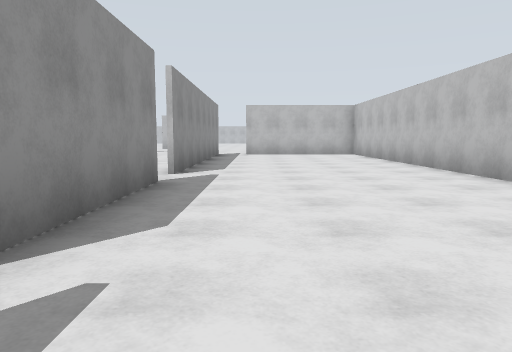
view 1 (above)

24 first-person views from a walk through a world built for the Gazebo simulator. The camera is 1.2 m above the floor, tilts 6° down and sees 70° across. The floor is counted in squares, 2 m on a side. Each view is taken from the middle of a square. On the plan, view 1 faces up. The plan holds only what a view shows up to about 10 squares ahead; the rest is blank. The place goes on beyond the plan. Some stock models are drawn as simple stand-ins.

view 2
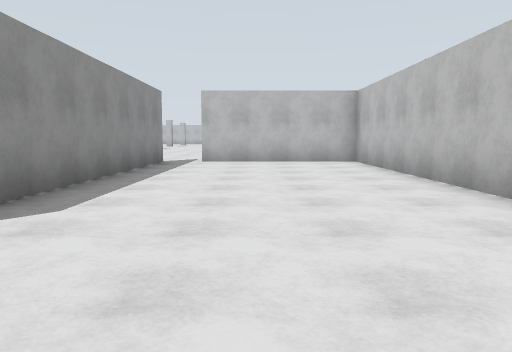

view 3
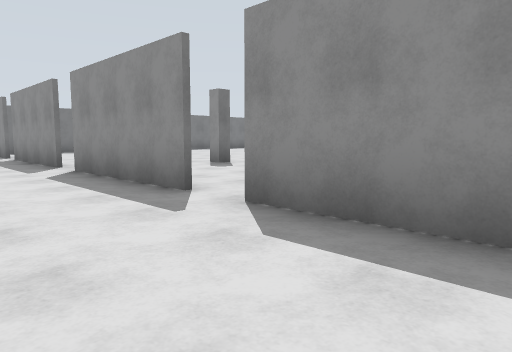

view 4
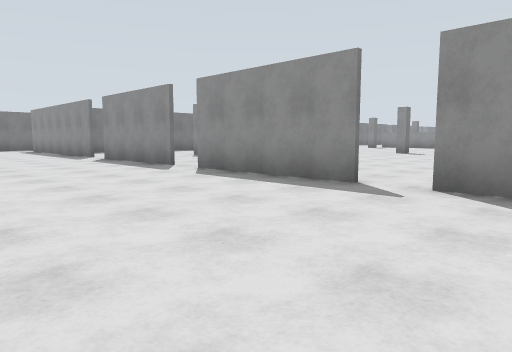

view 5
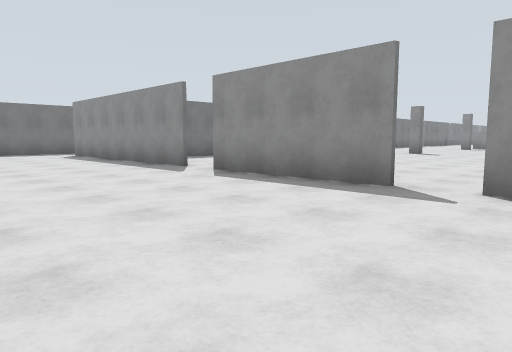

view 6
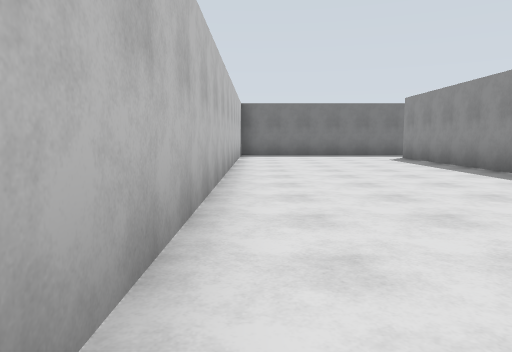

view 7
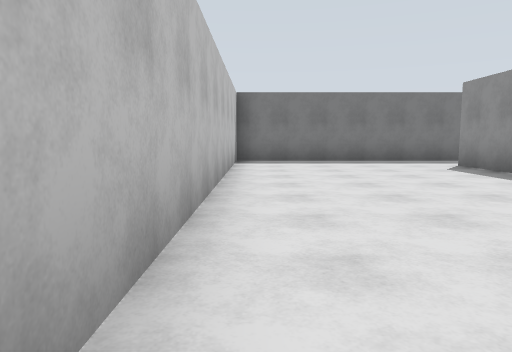

view 8
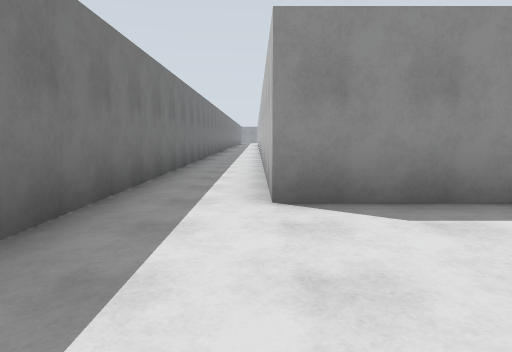

view 9
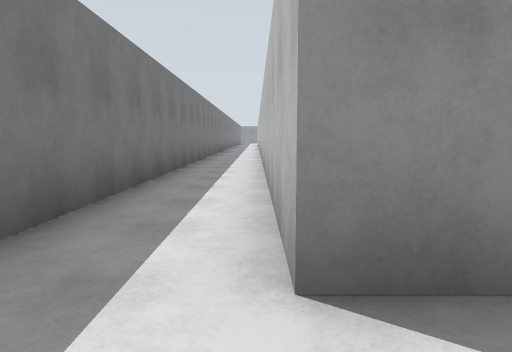

view 10
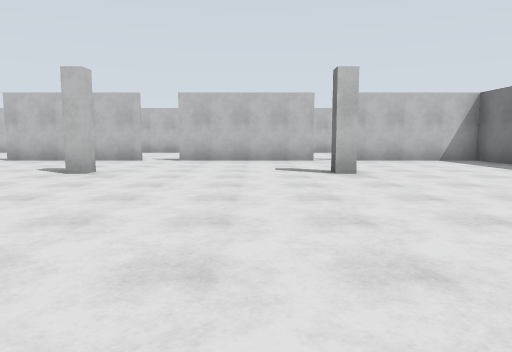

view 11
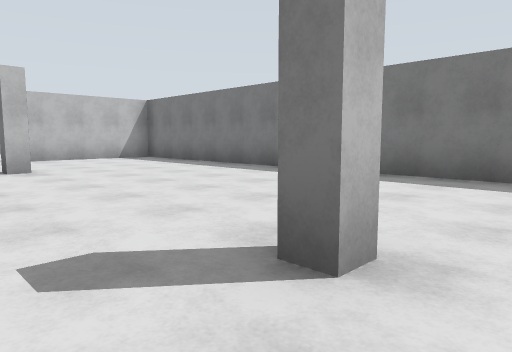

view 12
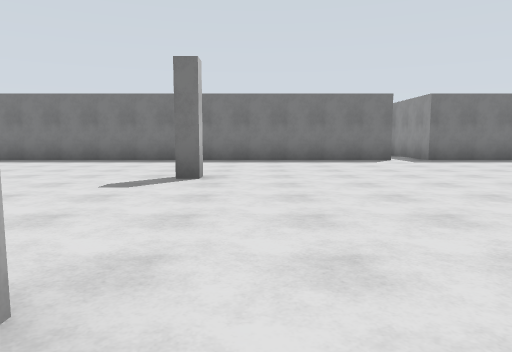

view 13
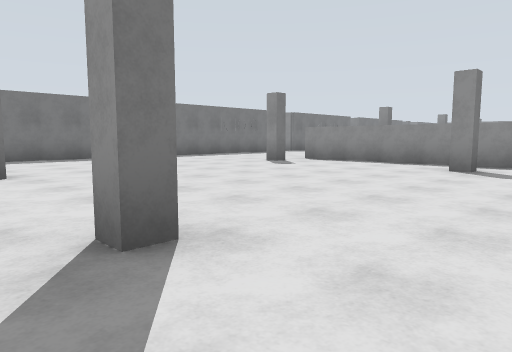

view 14
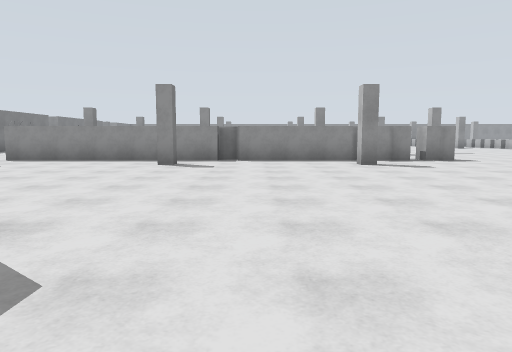

view 15
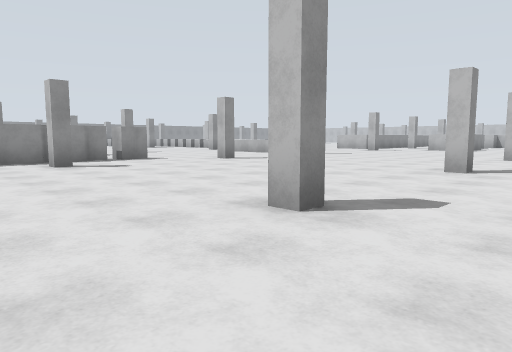

view 16
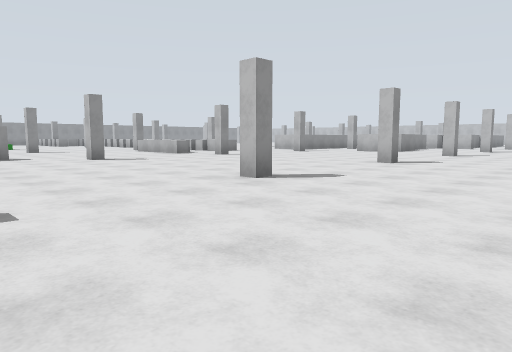

view 17
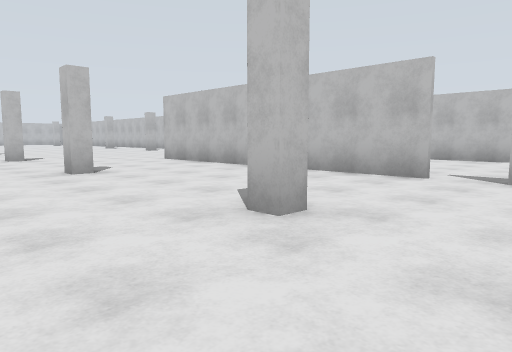

view 18
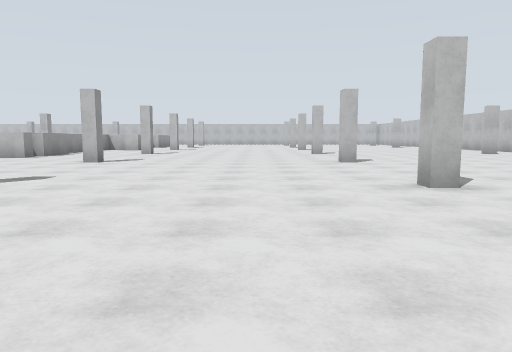

view 19
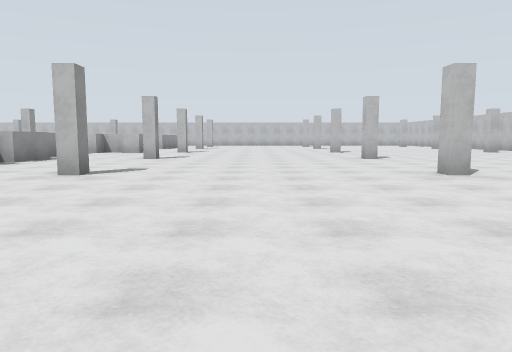

view 20
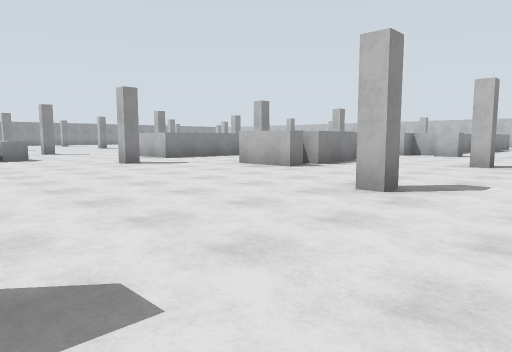

view 21
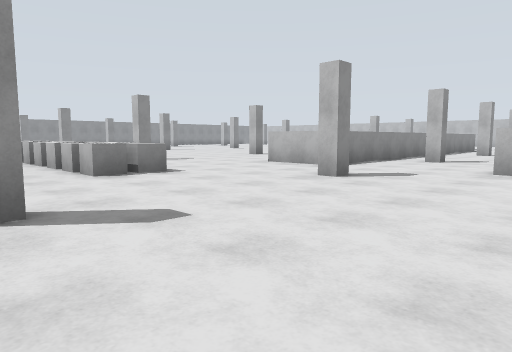

view 22
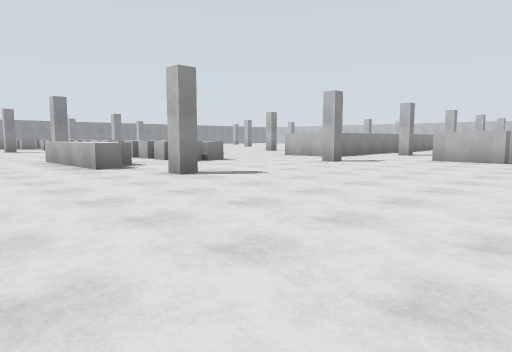

view 23
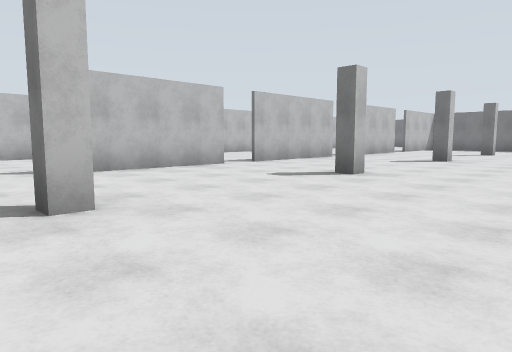

view 24
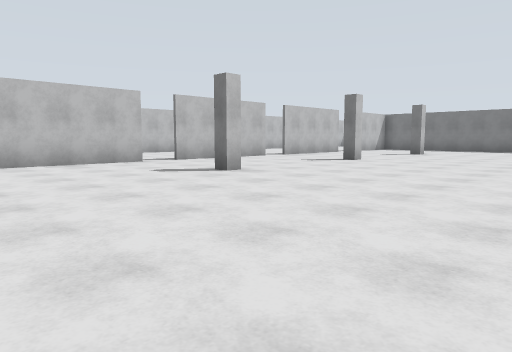

### Floor plan
Points are (right, up) in squares from view 1. A wall is a line through its corners. A room is listed if a view was taken in it or the views show most of it. See-through windows are left out.
Room 1 (views 1, 2, 3, 4, 5, 6, 7, 8, 9)
walls: (-1.4, -3.9) (-1.4, -7.5); (-1.4, -8.4) (-1.4, -14.8) (-9, -14.8); (-1.4, 0.6) (-1.4, -3); (3.5, 4.2) (3.5, 13.1) (-0.4, 13.1); (-1.4, 5) (-1.4, 1.5); (-10, -16.5) (3.5, -16.5) (3.5, -4.6); (-1.4, 13.2) (-1.4, 6)
ways out: opening at (-1, -8) to room 2; opening at (-1, 1) to room 2; gap at (-1, -3.5) to room 2; gap at (-1, 5.5) to room 2
Room 2 (views 10, 11, 12, 13, 14, 15, 16, 17, 18, 19, 20, 21, 22, 23, 24)
walls: (-10.8, 6.2) (-10.8, 5.8) (-11.2, 5.8); (-10.8, 1.8) (-10.8, 1.3) (-11.2, 1.3); (-10.8, 10.8) (-10.8, 10.3) (-11.2, 10.3); (-17.1, 6.2) (-17.1, 5.8) (-17.5, 5.8); (-4.5, 5.8) (-4.9, 5.8) (-4.9, 6.2) (-4.5, 6.2); (-17.1, 1.8) (-17.1, 1.3) (-17.5, 1.3); (-4.9, 1.2) (-4.9, 1.7) (-4.5, 1.7); (-18.5, 4.4) (-18.5, 3.5); (-18.5, 3.1) (-18.5, 2.1); (-11.2, -2.8) (-10.8, -2.8) (-10.8, -3.2); (-18.5, 1.6) (-18.5, -1.5); (-4.5, 10.3) (-4.9, 10.3) (-4.9, 10.8); (-17.1, 10.8) (-17.1, 10.3) (-17.5, 10.3); (-1.5, 5.9) (-1.5, 8.2); (-4.9, -2.8) (-4.6, -2.8) (-4.6, -3.2) (-4.9, -3.2) (-4.9, -2.8); (-17.5, -2.8) (-17.1, -2.8) (-17.1, -3.2); (-1.5, 1.4) (-1.5, 5); (-10.8, 15.2) (-10.8, 14.8) (-11.2, 14.8); (-18.9, -1.5) (-18.9, -2); (-18.5, -2) (-18.5, -7.6); (-1.5, 9.8) (-1.5, 12.8); (-4.5, 14.8) (-4.9, 14.8) (-4.9, 15.2); (-17.1, 15.2) (-17.1, 14.8) (-17.5, 14.8); (-1.5, -3.1) (-1.5, 0.5); (-13.9, 17.4) (-13.9, 16.9) (-15.5, 16.9); (-11.2, -7.8) (-11.2, -7.3) (-10.8, -7.3); (-17.5, -7.3) (-17.1, -7.3) (-17.1, -7.8); (-4.9, -7.8) (-4.9, -7.3) (-4.5, -7.3); (-18.8, 16.9) (-20.4, 16.9); (-13.9, 19.5) (-13.9, 17.9) (-14.4, 17.9); (-1.5, -7.6) (-1.5, -4); (-18.5, 19.8) (-18.5, 17.6); (-15.6, -11.8) (-1.5, -11.8) (-1.5, -8.5); (-18.9, -11.8) (-16.5, -11.8)
low walls: (-18.9, 10.2) (-18.9, 9.7) (-22.1, 9.7); (-19.8, 13) (-20.2, 13); (-19.8, 13.6) (-19.8, 12.2) (-20.4, 12.2); (-20.7, 13.5) (-20.7, 12.2) (-21.2, 12.2); (-21.6, 13.5) (-21.6, 12.2) (-22.1, 12.2); (-22.5, 13.1) (-22.5, 12.2) (-23.1, 12.2)
ways out: opening at (-1, -8) to room 1; opening at (-1, 1) to room 1; gap at (-1, -3.5) to room 1; gap at (-1, 5.5) to room 1; opening at (-16, -12)

Where each view was taken, in squares from view 1:
view 1: 0 up, 0 right, facing up
view 2: 4 up, 1 right, facing up
view 3: 4 up, 1 right, facing down-left
view 4: 3 up, 3 right, facing down-left
view 5: 2 down, 3 right, facing down-left
view 6: 4 down, 3 right, facing down
view 7: 7 down, 3 right, facing down
view 8: 15 down, 2 right, facing left
view 9: 15 down, 0 right, facing left
view 10: 6 down, 11 left, facing right
view 11: 6 down, 12 left, facing down-right
view 12: 2 down, 12 left, facing down
view 13: 1 down, 10 left, facing down-left
view 14: 1 down, 9 left, facing left
view 15: 1 down, 9 left, facing up-left
view 16: 2 up, 7 left, facing up-left
view 17: 4 up, 7 left, facing up-right
view 18: 6 up, 7 left, facing up
view 19: 9 up, 8 left, facing up
view 20: 11 up, 9 left, facing up-left
view 21: 10 up, 14 left, facing up-left
view 22: 7 up, 12 left, facing up-left
view 23: 7 up, 8 left, facing down-right
view 24: 6 up, 10 left, facing down-right
